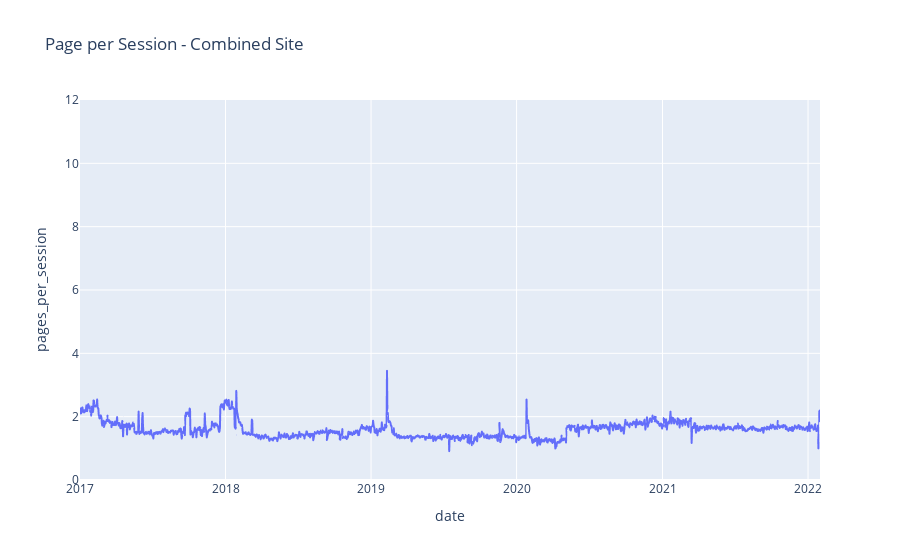

Notebook cell for this chart:
### Markdown cell above
**C.** Visualize this new metric using a line chart for each site. (You will have 3 separate graphs)

### Code cell
# combined_site graph
fig = px.line(combined_site, x='date', y='pages_per_session', title='Page per Session - Combined Site')
fig.update_yaxes(range=[0, 12])

fig.show()

### Figure 1 — Plotly figure (JSON) as saved in the notebook; plotly's stock layout.template omitted (floating-point values rounded to 4 significant figures; data arrays with more than 128 entries replaced by an {"elided": "..."} marker saying what was removed)
{"data": [{"hovertemplate": "date=%{x}<br>pages_per_session=%{y}<extra></extra>", "legendgroup": "", "line": {"color": "#636efa", "dash": "solid"}, "marker": {"symbol": "circle"}, "mode": "lines", "name": "", "showlegend": false, "type": "scattergl", "x": {"elided": "1857 str values"}, "xaxis": "x", "y": {"elided": "1857 float values"}, "yaxis": "y"}], "layout": {"autosize": true, "legend": {"tracegroupgap": 0}, "title": {"text": "Page per Session - Combined Site"}, "xaxis": {"anchor": "y", "autorange": true, "domain": [0, 1], "range": ["2017-01-01", "2022-01-31"], "title": {"text": "date"}, "type": "date"}, "yaxis": {"anchor": "x", "domain": [0, 1], "range": [0, 12], "title": {"text": "pages_per_session"}, "type": "linear"}}}
